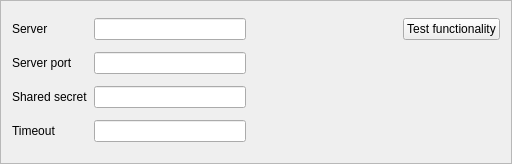
<?xml version="1.0" encoding="UTF-8"?>
<ui version="4.0">
 <class>Radius</class>
 <widget class="QFrame" name="Radius">
  <property name="geometry">
   <rect>
    <x>0</x>
    <y>0</y>
    <width>512</width>
    <height>164</height>
   </rect>
  </property>
  <property name="minimumSize">
   <size>
    <width>283</width>
    <height>142</height>
   </size>
  </property>
  <property name="windowTitle">
   <string>Frame</string>
  </property>
  <property name="frameShape">
   <enum>QFrame::StyledPanel</enum>
  </property>
  <property name="frameShadow">
   <enum>QFrame::Raised</enum>
  </property>
  <layout class="QGridLayout" name="gridLayout">
   <item row="0" column="0">
    <widget class="QLabel" name="server_label">
     <property name="locale">
      <locale language="English" country="UnitedStates"/>
     </property>
     <property name="text">
      <string>Server</string>
     </property>
    </widget>
   </item>
   <item row="0" column="1">
    <widget class="QLineEdit" name="server">
     <property name="locale">
      <locale language="English" country="UnitedStates"/>
     </property>
    </widget>
   </item>
   <item row="0" column="2">
    <spacer name="horizontalSpacer">
     <property name="orientation">
      <enum>Qt::Horizontal</enum>
     </property>
     <property name="sizeHint" stdset="0">
      <size>
       <width>138</width>
       <height>20</height>
      </size>
     </property>
    </spacer>
   </item>
   <item row="0" column="3">
    <widget class="QPushButton" name="test_radius">
     <property name="locale">
      <locale language="English" country="UnitedStates"/>
     </property>
     <property name="text">
      <string>Test functionality</string>
     </property>
    </widget>
   </item>
   <item row="1" column="0">
    <widget class="QLabel" name="port_label">
     <property name="locale">
      <locale language="English" country="UnitedStates"/>
     </property>
     <property name="text">
      <string>Server port</string>
     </property>
    </widget>
   </item>
   <item row="1" column="1">
    <widget class="QLineEdit" name="port">
     <property name="locale">
      <locale language="English" country="UnitedStates"/>
     </property>
    </widget>
   </item>
   <item row="2" column="0">
    <widget class="QLabel" name="shared_secret_label">
     <property name="locale">
      <locale language="English" country="UnitedStates"/>
     </property>
     <property name="text">
      <string>Shared secret</string>
     </property>
    </widget>
   </item>
   <item row="2" column="1">
    <widget class="QLineEdit" name="shared_secret">
     <property name="locale">
      <locale language="English" country="UnitedStates"/>
     </property>
     <property name="echoMode">
      <enum>QLineEdit::PasswordEchoOnEdit</enum>
     </property>
    </widget>
   </item>
   <item row="3" column="0">
    <widget class="QLabel" name="timeout_label">
     <property name="locale">
      <locale language="English" country="UnitedStates"/>
     </property>
     <property name="text">
      <string>Timeout</string>
     </property>
    </widget>
   </item>
   <item row="3" column="1">
    <widget class="QLineEdit" name="timeout">
     <property name="locale">
      <locale language="English" country="UnitedStates"/>
     </property>
    </widget>
   </item>
  </layout>
 </widget>
 <resources/>
 <connections/>
</ui>
